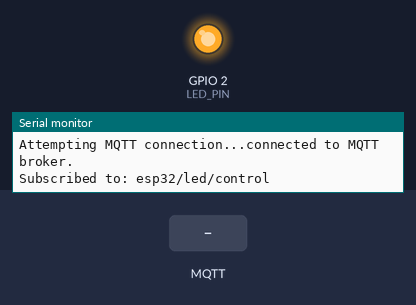
The sketch below on a simulated ESP32. Shown: output pins drawn as LEDs (lit = HIGH), the last lines printed to the serial monitor. The test bench sets the inputs (shaded band). WiFi joins after 1.5 s; servers stay silent unless stated; random numbers use the default seed unless the sketch sets one; no MQTT or app messages arrive unless stated.

Above: at 2.7 s.
2.8 s: MQTT message "0" arrives on the first subscribed topic
At 3.9 s:
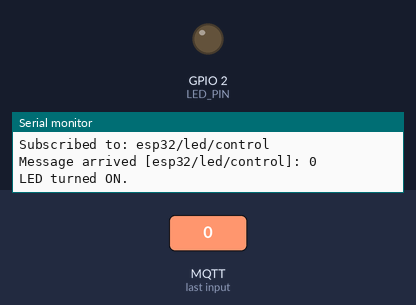
4.3 s: MQTT message "1" arrives on the first subscribed topic
At 5.0 s:
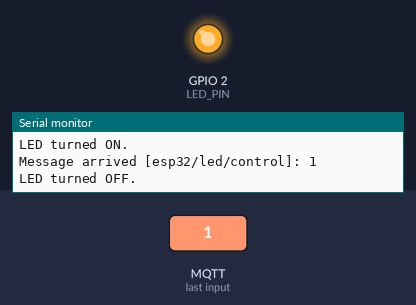
Timing chart, 0 to 7.3 s (numbered marks = the images above; inputs shaded):
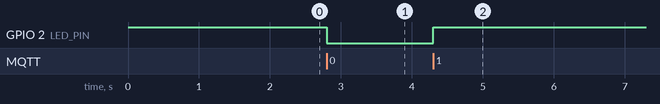

The sketch:

ON_OFF_LED_With_MQTT.ino
```cpp
#include <WiFiManager.h>      // https://github.com/tzapu/WiFiManager
#include <WiFiClientSecure.h> // Required for TLS/SSL (port 8883)
#include <PubSubClient.h>     // https://github.com/knolleary/pubsubclient

// --- MQTT Configuration ---
#define MQTT_HOST "e673f5c9733d4189b13d6738677730b2.s1.eu.hivemq.cloud"
#define MQTT_PORT 8883
#define MQTT_USER "DemoUser"
#define MQTT_PASS "A12341234a!"
#define CONTROL_TOPIC "esp32/led/control"
#define STATUS_TOPIC "esp32/led/status"
#define LED_PIN 2 // Built-in LED on most ESP32 dev boards

// --- Global Objects ---
WiFiClientSecure espClient;
PubSubClient client(espClient);
long lastMsg = 0;

// --- Function Prototypes ---
void mqttCallback(char* topic, byte* payload, unsigned int length);
void reconnect();

/**
 * @brief Handles incoming MQTT messages and controls the LED.
 */
void mqttCallback(char* topic, byte* payload, unsigned int length) {
  Serial.print("Message arrived [");
  Serial.print(topic);
  Serial.print("]: ");

  String message;
  for (int i = 0; i < length; i++) {
    message += (char)payload[i];
  }
  Serial.println(message);

  // Check if the message is for the LED control topic
  if (String(topic).equals(CONTROL_TOPIC)) {
    if (message == "0") {
      digitalWrite(LED_PIN, LOW); // LED is typically active LOW on ESP32
      Serial.println("LED turned ON.");
      // Publish status update
      client.publish(STATUS_TOPIC, "ON");
    } else if (message == "1") {
      digitalWrite(LED_PIN, HIGH); // LED is typically active LOW on ESP32
      Serial.println("LED turned OFF.");
      // Publish status update
      client.publish(STATUS_TOPIC, "OFF");
    } else {
      Serial.println("Invalid payload. Send '1 - OFF' or '0 - ON'.");
    }
  }
}

/**
 * @brief Attempts to connect to the MQTT broker.
 */
void reconnect() {
  // Loop until we're reconnected
  while (!client.connected()) {
    Serial.print("Attempting MQTT connection...");
    // Create a random client ID
    String clientId = "ESP32Client-";
    clientId += String(random(0xffff), HEX);

    // Attempt to connect with username and password
    if (client.connect(clientId.c_str(), MQTT_USER, MQTT_PASS)) {
      Serial.println("connected to MQTT broker.");
      // Once connected, subscribe to the control topic
      client.subscribe(CONTROL_TOPIC);
      Serial.print("Subscribed to: ");
      Serial.println(CONTROL_TOPIC);

      // Publish initial status
      client.publish(STATUS_TOPIC, "READY");
    } else {
      Serial.print("failed, rc=");
      Serial.print(client.state());
      Serial.println(" Retrying in 5 seconds...");
      // Wait 5 seconds before retrying
      delay(5000);
    }
  }
}

void setup() {
  // Initialize Serial and LED pin
  Serial.begin(115200);
  pinMode(LED_PIN, OUTPUT);
  digitalWrite(LED_PIN, HIGH); // Start with LED OFF (assuming active LOW)

  // --- WiFi Connection using WiFiManager (from your reference code) ---
  WiFi.mode(WIFI_STA);
  WiFiManager wm;

  // Set the ESP32 to skip SSL certificate verification (needed for this demo on HiveMQ Cloud)
  // WARNING: DO NOT use setInsecure() in a production environment!
  espClient.setInsecure();

  // Configure MQTT client
  client.setServer(MQTT_HOST, MQTT_PORT);
  client.setCallback(mqttCallback);

  Serial.println("Starting WiFi connection...");
  bool res = wm.autoConnect("AutoConnectAP", "password");

  if (!res) {
    Serial.println("Failed to connect to WiFi. Restarting...");
    // In a real application, you might want a more graceful failure here
    // ESP.restart();
  } else {
    Serial.println("Connected to WiFi successfully!");
    Serial.print("IP Address: ");
    Serial.println(WiFi.localIP());
  }
}

void loop() {
  // Check and maintain MQTT connection
  if (!client.connected()) {
    reconnect();
  }

  // MQTT client loop (must be called frequently to process incoming messages)
  client.loop();

  // Optional: Publish a status message every 60 seconds (60000ms)
  long now = millis();
  if (now - lastMsg > 60000) {
    lastMsg = now;
    client.publish(STATUS_TOPIC, "Heartbeat");
  }
}
```

Measured:
- after the input at 2.8 s, GPIO 2 (LED_PIN): HIGH → LOW at once
- after the input at 4.3 s, GPIO 2 (LED_PIN): LOW → HIGH at once
